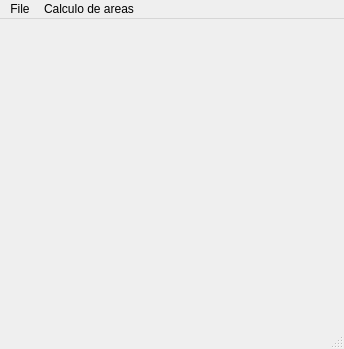
<?xml version="1.0" encoding="UTF-8"?>
<ui version="4.0">
 <class>CalculadoraAreas</class>
 <widget class="QMainWindow" name="CalculadoraAreas">
  <property name="geometry">
   <rect>
    <x>0</x>
    <y>0</y>
    <width>344</width>
    <height>349</height>
   </rect>
  </property>
  <property name="windowTitle">
   <string>MainWindow</string>
  </property>
  <widget class="QWidget" name="centralwidget"/>
  <widget class="QMenuBar" name="menubar">
   <property name="geometry">
    <rect>
     <x>0</x>
     <y>0</y>
     <width>344</width>
     <height>21</height>
    </rect>
   </property>
   <widget class="QMenu" name="menuFile">
    <property name="title">
     <string>File</string>
    </property>
    <addaction name="separator"/>
    <addaction name="actionSalir"/>
   </widget>
   <widget class="QMenu" name="menuCalculo_de_areas">
    <property name="title">
     <string>Calculo de areas</string>
    </property>
    <addaction name="actionArea_del_circulo"/>
    <addaction name="actionArea_del_triangulo"/>
    <addaction name="actionArea_del_rectangulo"/>
    <addaction name="actionArea_del_cuadrado"/>
   </widget>
   <addaction name="menuFile"/>
   <addaction name="menuCalculo_de_areas"/>
  </widget>
  <widget class="QStatusBar" name="statusbar"/>
  <action name="actionSalir">
   <property name="text">
    <string>Salir</string>
   </property>
  </action>
  <action name="actionArea_del_circulo">
   <property name="text">
    <string>Circulo</string>
   </property>
  </action>
  <action name="actionArea_del_triangulo">
   <property name="text">
    <string>Triangulo</string>
   </property>
  </action>
  <action name="actionArea_del_rectangulo">
   <property name="text">
    <string>Rectangulo</string>
   </property>
  </action>
  <action name="actionArea_del_cuadrado">
   <property name="text">
    <string>Cuadrado</string>
   </property>
  </action>
  <action name="actionMenu">
   <property name="text">
    <string>Menu</string>
   </property>
  </action>
 </widget>
 <resources/>
 <connections/>
</ui>
